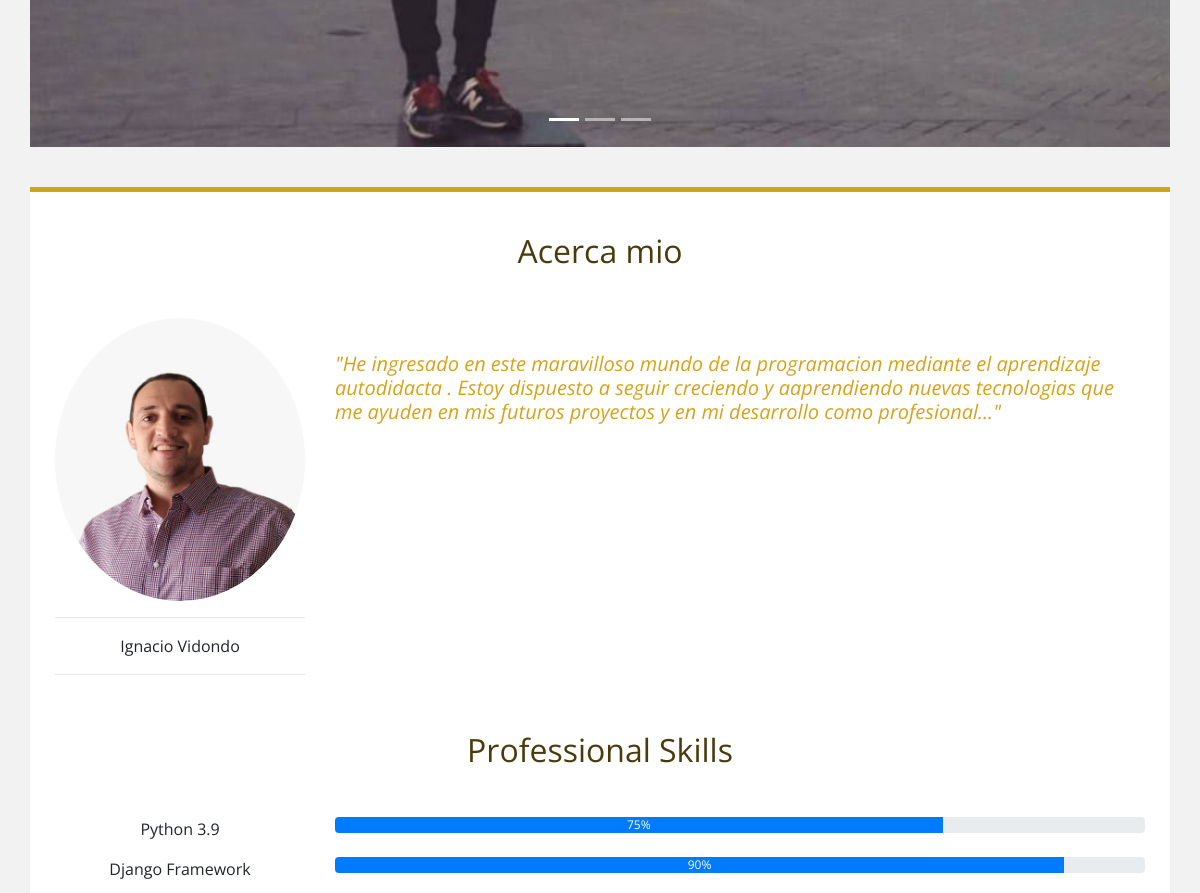
Page /about/ (middle part) on the earlier database version.
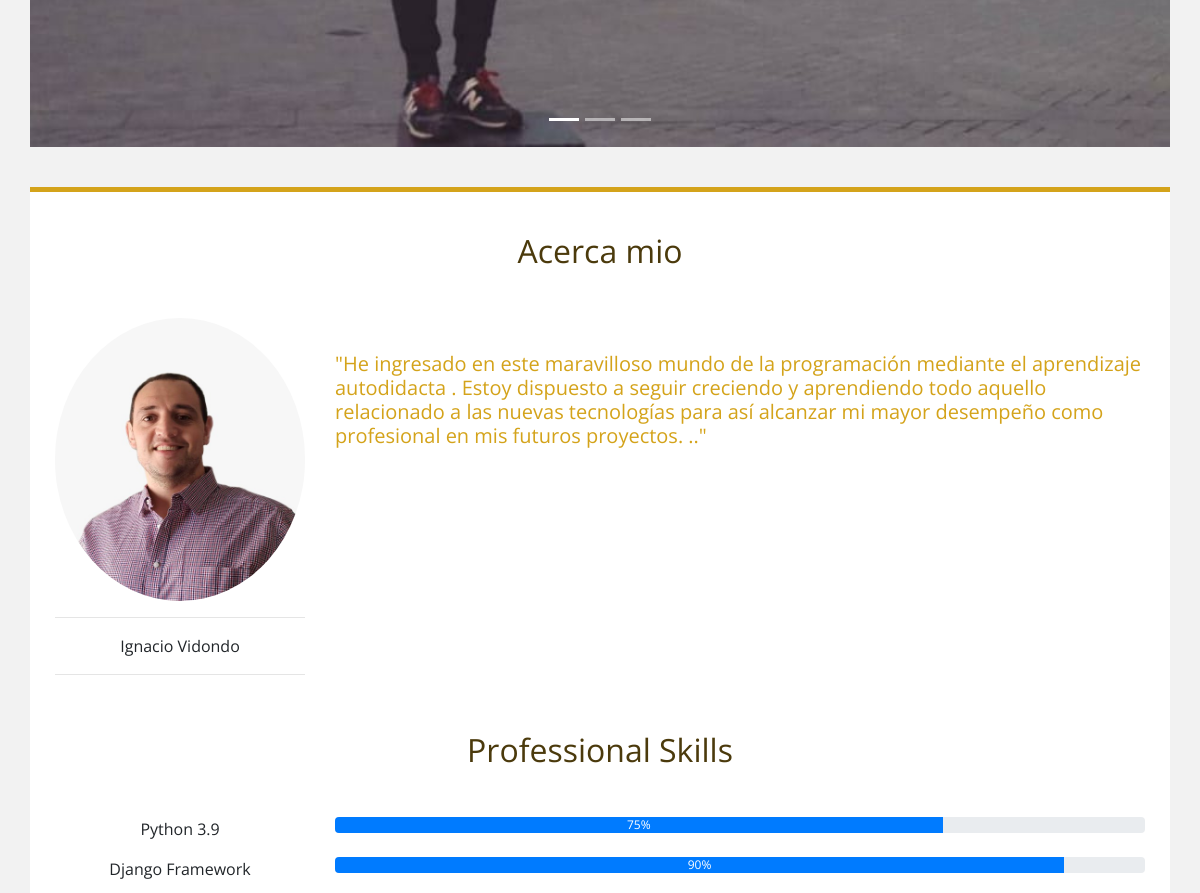
Same page on the later database version.
### App1/models.py (models this page shows, shortened)
class Blog(models.Model):
    name = models.CharField(max_length=200,verbose_name="Nombre")
    content  = models.TextField(verbose_name = "Contenido")
    image = models.ImageField(verbose_name= "Imagen", upload_to = "Blog")
    created = models.DateTimeField(auto_now_add=True, verbose_name="Creado")
    updated = models.DateTimeField(auto_now = True, verbose_name="Editado")
    class Meta():
        verbose_name = "Blog"
        verbose_name_plural= "Blogs"
        ordering = ["-created"]

### App1/views.py (the view)
# urls.py: path('about/', aboutListView.as_view(), name = "about"),
class aboutListView(generic.ListView):
    model = Blog
    template_name = 'App1/about.html'

### App1/templates/App1/about.html (shortened to what this page needs)
{% extends 'App1/base.html' %} {% load static %} {% block content %} {% for blog in object_list %}
<main>
    <div class="container">
        <div class="row contenedor">
            <div class="col">
                <h2 class="titulo">Acerca mio</h2>
                <div class="row projects justify-content-center">
                    <div class="col-12 col-lg-3 col-md-3">
                        <img src="{{ blog.image.url }}" class="rounded-circle w-100" alt="...">
                        <hr>
                        <p class="text-center">{{ blog.name }}</p>
                        <hr>
                    </div>
                    <div class="col-12 col-lg-9 col-md-9">
                        <br>
                        <h5 class="title-project">{{ blog.content|safe }}</h5>
                    </div>
                </div>
                <h2 class="titulo">Professional Skills</h2>
                <div class="row justify-content-center">
                    <div class="col-12 col-lg-3 col-md-3">
                        <p class="label text-center">Python 3.9 </p>
                    </div>
                    <div class="col-12 col-lg-9 col-md-9">
                        <div class="progress">
                            <div class="progress-bar" role="progressbar" style="width: 75%;" aria-valuenow="75" aria-valuemin="0" aria-valuemax="100">75%</div>
                        </div>
                    </div>
                    <div class="col-12 col-lg-3 col-md-3">
                        <p class="label text-center">Django Framework </p>
                    </div>
                    <div class="col-12 col-lg-9 col-md-9">
                        <div class="progress">
                            <div class="progress-bar" role="progressbar" style="width: 90%;" aria-valuenow="90" aria-valuemin="0" aria-valuemax="100">90%</div>
                        </div>
                    </div>
                </div>
            </div>
        </div>
    </div>
</main>
{% endfor %} {% endblock %}

Differences in the rows shown:
changed Blog "Ignacio Vidondo": content "…maravilloso mundo de la programacion mediante el aprendizaje autodidacta . Estoy dispuesto a seguir creciendo y aaprendiendo nuevas tecnologias que me ayuden en mis futuros proyectos y en mi desarrollo como profesional...\"" → "…maravilloso mundo de la programación mediante el aprendizaje autodidacta . Estoy dispuesto a seguir creciendo y aprendiendo todo aquello relacionado a las nuevas tecnologías para así alcanzar mi mayor desempeño como profesional en mis futuros proyectos. ..\""
